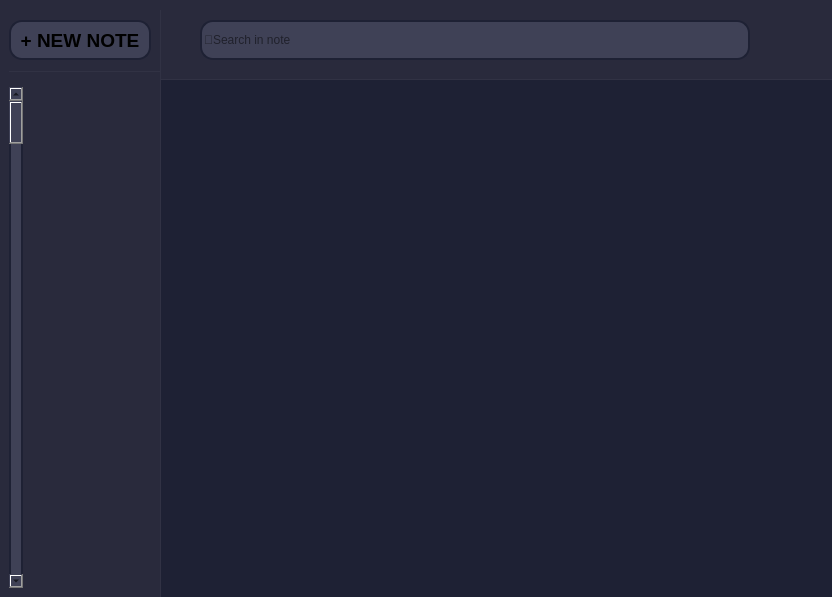
<?xml version="1.0" encoding="UTF-8"?>
<ui version="4.0">
 <class>MainWindow</class>
 <widget class="QMainWindow" name="MainWindow">
  <property name="geometry">
   <rect>
    <x>0</x>
    <y>0</y>
    <width>832</width>
    <height>597</height>
   </rect>
  </property>
  <property name="minimumSize">
   <size>
    <width>800</width>
    <height>450</height>
   </size>
  </property>
  <property name="windowTitle">
   <string>MainWindow</string>
  </property>
  <property name="styleSheet">
   <string notr="true">background-color: #1e2134;</string>
  </property>
  <widget class="QWidget" name="centralwidget">
   <property name="styleSheet">
    <string notr="true">border: none;</string>
   </property>
   <layout class="QHBoxLayout" name="horizontalLayout_6">
    <property name="spacing">
     <number>0</number>
    </property>
    <property name="leftMargin">
     <number>0</number>
    </property>
    <property name="topMargin">
     <number>0</number>
    </property>
    <property name="rightMargin">
     <number>0</number>
    </property>
    <property name="bottomMargin">
     <number>0</number>
    </property>
    <item>
     <layout class="QHBoxLayout" name="horizontalLayout_3" stretch="0,0">
      <property name="spacing">
       <number>0</number>
      </property>
      <item>
       <widget class="QWidget" name="left_part_wnd" native="true">
        <property name="minimumSize">
         <size>
          <width>160</width>
          <height>0</height>
         </size>
        </property>
        <property name="maximumSize">
         <size>
          <width>160</width>
          <height>16777215</height>
         </size>
        </property>
        <property name="styleSheet">
         <string notr="true">background-color: #292a3c;</string>
        </property>
        <layout class="QVBoxLayout" name="verticalLayout_2">
         <property name="topMargin">
          <number>20</number>
         </property>
         <item>
          <widget class="QPushButton" name="new_note_button">
           <property name="minimumSize">
            <size>
             <width>0</width>
             <height>40</height>
            </size>
           </property>
           <property name="maximumSize">
            <size>
             <width>16777215</width>
             <height>40</height>
            </size>
           </property>
           <property name="font">
            <font>
             <family>Arial</family>
             <pointsize>14</pointsize>
             <italic>false</italic>
             <bold>true</bold>
             <underline>false</underline>
            </font>
           </property>
           <property name="cursor">
            <cursorShape>OpenHandCursor</cursorShape>
           </property>
           <property name="styleSheet">
            <string notr="true">background-color: #3f4156;
border-radius: 13px;                     /* &lt;----  20px  */ 
border: 2px solid #1e2134;</string>
           </property>
           <property name="text">
            <string>+ NEW NOTE</string>
           </property>
          </widget>
         </item>
         <item>
          <layout class="QVBoxLayout" name="verticalLayout">
           <property name="spacing">
            <number>0</number>
           </property>
           <property name="topMargin">
            <number>5</number>
           </property>
           <item>
            <widget class="Line" name="line">
             <property name="minimumSize">
              <size>
               <width>500</width>
               <height>1</height>
              </size>
             </property>
             <property name="maximumSize">
              <size>
               <width>16777215</width>
               <height>1</height>
              </size>
             </property>
             <property name="styleSheet">
              <string notr="true">background-color:#313244;</string>
             </property>
             <property name="orientation">
              <enum>Qt::Orientation::Horizontal</enum>
             </property>
            </widget>
           </item>
           <item>
            <spacer name="verticalSpacer">
             <property name="orientation">
              <enum>Qt::Orientation::Vertical</enum>
             </property>
             <property name="sizeType">
              <enum>QSizePolicy::Policy::Fixed</enum>
             </property>
             <property name="sizeHint" stdset="0">
              <size>
               <width>20</width>
               <height>15</height>
              </size>
             </property>
            </spacer>
           </item>
           <item>
            <widget class="QScrollBar" name="verticalScrollBar">
             <property name="sizePolicy">
              <sizepolicy hsizetype="Fixed" vsizetype="Preferred">
               <horstretch>0</horstretch>
               <verstretch>0</verstretch>
              </sizepolicy>
             </property>
             <property name="styleSheet">
              <string notr="true">background-color: #3f4156;
border-radius: 13px;                     /* &lt;----  20px  */ 
border: 2px solid #1e2134;</string>
             </property>
             <property name="orientation">
              <enum>Qt::Orientation::Vertical</enum>
             </property>
            </widget>
           </item>
          </layout>
         </item>
        </layout>
       </widget>
      </item>
      <item>
       <widget class="QWidget" name="right_part_wnd" native="true">
        <widget class="QWidget" name="right_top_wnd" native="true">
         <property name="enabled">
          <bool>true</bool>
         </property>
         <property name="geometry">
          <rect>
           <x>-10</x>
           <y>0</y>
           <width>10000</width>
           <height>80</height>
          </rect>
         </property>
         <property name="sizePolicy">
          <sizepolicy hsizetype="Preferred" vsizetype="Preferred">
           <horstretch>30</horstretch>
           <verstretch>0</verstretch>
          </sizepolicy>
         </property>
         <property name="minimumSize">
          <size>
           <width>10000</width>
           <height>80</height>
          </size>
         </property>
         <property name="maximumSize">
          <size>
           <width>16777215</width>
           <height>80</height>
          </size>
         </property>
         <property name="styleSheet">
          <string notr="true">background-color:#292a3c;</string>
         </property>
         <widget class="Line" name="border_line3">
          <property name="geometry">
           <rect>
            <x>0</x>
            <y>79</y>
            <width>100000</width>
            <height>1</height>
           </rect>
          </property>
          <property name="minimumSize">
           <size>
            <width>500</width>
            <height>1</height>
           </size>
          </property>
          <property name="maximumSize">
           <size>
            <width>16777215</width>
            <height>1</height>
           </size>
          </property>
          <property name="styleSheet">
           <string notr="true">background-color:#313244;</string>
          </property>
          <property name="orientation">
           <enum>Qt::Orientation::Horizontal</enum>
          </property>
         </widget>
         <widget class="QLineEdit" name="search_line">
          <property name="geometry">
           <rect>
            <x>50</x>
            <y>20</y>
            <width>550</width>
            <height>40</height>
           </rect>
          </property>
          <property name="minimumSize">
           <size>
            <width>550</width>
            <height>40</height>
           </size>
          </property>
          <property name="maximumSize">
           <size>
            <width>16777215</width>
            <height>40</height>
           </size>
          </property>
          <property name="focusPolicy">
           <enum>Qt::FocusPolicy::ClickFocus</enum>
          </property>
          <property name="styleSheet">
           <string notr="true">background-color: #3f4156;
border-radius: 13px;                     /* &lt;----  20px  */ 
border: 2px solid #1e2134;</string>
          </property>
          <property name="inputMask">
           <string/>
          </property>
          <property name="text">
           <string/>
          </property>
          <property name="frame">
           <bool>true</bool>
          </property>
          <property name="echoMode">
           <enum>QLineEdit::EchoMode::Normal</enum>
          </property>
          <property name="cursorPosition">
           <number>0</number>
          </property>
          <property name="alignment">
           <set>Qt::AlignmentFlag::AlignLeading|Qt::AlignmentFlag::AlignLeft|Qt::AlignmentFlag::AlignVCenter</set>
          </property>
          <property name="dragEnabled">
           <bool>false</bool>
          </property>
          <property name="placeholderText">
           <string>🔎Search in note</string>
          </property>
          <property name="cursorMoveStyle">
           <enum>Qt::CursorMoveStyle::LogicalMoveStyle</enum>
          </property>
         </widget>
        </widget>
        <widget class="Line" name="line_2">
         <property name="geometry">
          <rect>
           <x>0</x>
           <y>10</y>
           <width>1</width>
           <height>16777215</height>
          </rect>
         </property>
         <property name="minimumSize">
          <size>
           <width>1</width>
           <height>0</height>
          </size>
         </property>
         <property name="maximumSize">
          <size>
           <width>1</width>
           <height>16777215</height>
          </size>
         </property>
         <property name="styleSheet">
          <string notr="true">background-color:#313244;</string>
         </property>
         <property name="orientation">
          <enum>Qt::Orientation::Vertical</enum>
         </property>
        </widget>
       </widget>
      </item>
     </layout>
    </item>
   </layout>
   <zorder></zorder>
  </widget>
 </widget>
 <resources/>
 <connections/>
</ui>
